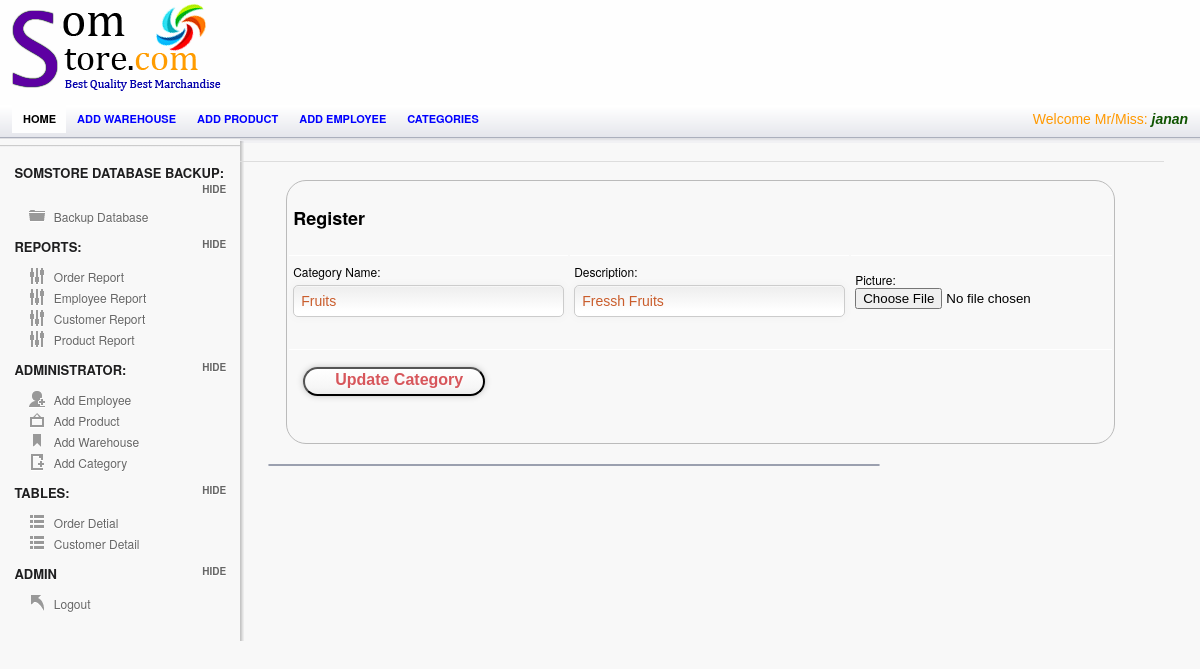
The page /Admin/catViewUpdate.php?update=42 (signed in) on the database its author committed.
### tables this page shows
CREATE TABLE `employee` (
  `Employee_ID` int(95) NOT NULL AUTO_INCREMENT,
  `Employee_Name` varchar(25) NOT NULL,
  `Username` varchar(25) NOT NULL,
  `Password` varchar(25) NOT NULL,
  `Picture` varchar(255) NOT NULL,
  PRIMARY KEY (`Employee_ID`)
);

CREATE TABLE `category` (
  `Category_ID` int(255) NOT NULL AUTO_INCREMENT,
  `Category_Name` varchar(123) NOT NULL,
  `Discription` varchar(255) NOT NULL,
  `Picture` varchar(255) NOT NULL,
  PRIMARY KEY (`Category_ID`)
);

### session.php (called while the page is built, shortened)
<?php
include('config.php');
$check=$_SESSION['login_username'];
$session=mysqli_query($mysqli, "select Username from employee where Username='$check' ");
$row=mysqli_fetch_array($session);
$login_session=$row['Username'];
?>

### Admin/catViewUpdate.php (the view, shortened to what this page needs)
	<?php
	include("../config.php");
    include("../session.php");
	?>
<!doctype html>
<html lang="en">
<head>
	<link rel="stylesheet" href="css/layout.css" type="text/css" media="screen" />
</head>
<body>
<div id="container">
	   <div id="header">
		<div id="logo-banner">
				<div id="logo">
					<a href="index.php"><img src="images/logo.png" alt="" /></a>
				</div>
				<div id="banner">
				</div>
		</div>
		</div>
	<div id="content-wrap">
	<section id="secondary_bar">
            <nav>
                <ul>
                    <li class="selected"><a href="index.php">Home</a></li>
                    <li><a href="add_warehouse.php">Add warehouse</a></li>
                    <li><a href="add_product.php">Add product</a></li>
                    <li><a href="Employee.php">Add employee</a></li>
                    <li><a href="add_category.php">Categories</a></li>
                    <li class="logout"> <span class="check"> <?php echo "Welcome Mr/Miss:   ". "<font color='##fa5400'><i><b>".$login_session."</b></i></font>" ;?> </span></li>
                </ul>
            </nav>
	</section>
<aside id="sidebar" class="column">
		<hr/>
		<h3> SomStore Database Backup:</h3>
		<ul class="toggle">
		    <li class="icn_folder"><a href="Backup.php">Backup Database</a></li>
		</ul>
		<h3>Reports:</h3>
		<ul class="toggle">
		    <li class="icn_settings"><a href="OrderReports.php">Order Report</a></li>
			<li class="icn_settings"><a href="EmployeeReport.php">Employee Report</a></li>
			<li class="icn_settings"><a href="CustomerReport.php">Customer Report</a></li>
			<li class="icn_settings"><a href="ProductReport.php"> Product Report</a></li>
		</ul>
		<h3>Administrator:</h3>
		<ul class="toggle">
		    <li class="icn_add_user"><a href="Employee.php">Add Employee</a></li>
			<li class="icn_photo"><a href="add_product.php">Add Product</a></li>
			<li class="icn_tags"><a href="add_warehouse.php">Add Warehouse</a></li>
			<li class="icn_new_article"><a href="add_category.php">Add Category</a></li>
		</ul>
        <h3>Tables:</h3>
		<ul class="toggle">
		    <li class="icn_categories"><a href="order.php">Order Detial</a></li>
     		<li class="icn_categories"><a href="customerTable.php">Customer Detail</a></li>
		</ul>
		<h3>Admin</h3>
		<ul class="toggle">
			<li class="icn_jump_back"><a href="../logout.php">Logout</a></li>
		</ul>
	</aside>
	<section id="main" class="column">
<?php
$update=$_GET['update'];
$result = mysqli_query($mysqli,"SELECT * FROM category where Category_ID ='$update'");
?>
<?php if($row = mysqli_fetch_array($result))
  {?>
	<div id="form_wrapper" class="form_wrapper">
		 <table>
					<form class="register active" action="catUpdate.php" method="POST" autocomplete="off">
					<th colspan="3"><h2>Register</h2> </th>
   <tr>
    <td>
	  <label>Category Name:</label>
		<input type="text" id="categoryName" name="categoryName"  value="<?php echo $row['Category_Name'];?>"  required>
	</td>
   <td>
	<label>Description:</label>
		<input type="text" id="desp" name="description" value="<?php echo $row['Discription'];?>" placeholder="Description" required>
   </td>
    <td>
		<label> Picture:</label>
		<input type="file" name="file" id="file" value="<?php echo $row['Picture'];?>" >
	</td>
   </tr>
   <tr>
						<div class="bottom">
						<td colspan="3">
						<button type="submit"  name="submit" value="Update" class="a-btn"> <span class="a-btn-text">Update Category</span></button>
						</td>
						</div>
	</tr>
	</form>
	</table>
	</div>
         <?php }?>
		<article class="module width_3_quarter">
	    </article>
	</section>
          </div>
   </div>
</body>
</html>

### rows shown on the page
employee: Username "janan"
category: categoryName "Fruits", description "Fressh Fruits"
